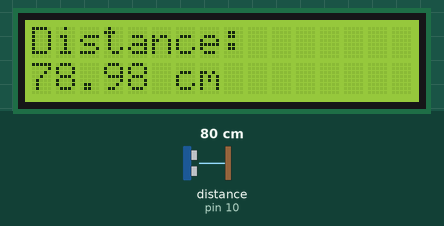
The sketch below on a simulated Arduino Uno, built with avr-gcc and run on an emulated ATmega328P. Parts: 16×2 character LCD. Wiring (inferred from the names in the program): ultrasonic range finder: trigger pin 9; echo pin 10. The test bench sets the inputs (shaded band); at power-on: distance to the obstacle (sensor on pin 10) 80 cm. The echo pulse lasts 58.3 µs per cm; what the sketch prints to the serial monitor is not drawn.

Above: at 1.2 s.
1.3 s: distance to the obstacle (sensor on pin 10) set to 2 cm
At 2.8 s:
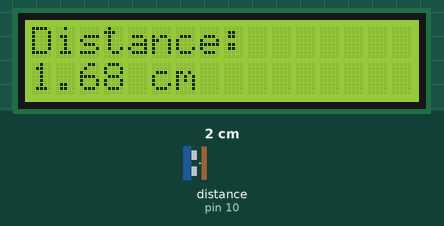
3.1 s: distance to the obstacle (sensor on pin 10) set to 4 cm
At 3.9 s:
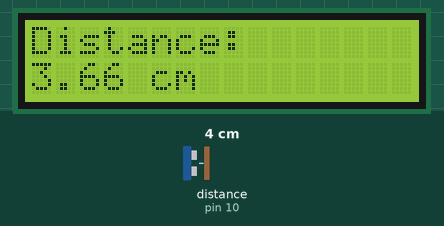
4.7 s: distance to the obstacle (sensor on pin 10) set to 9 cm
At 6.2 s:
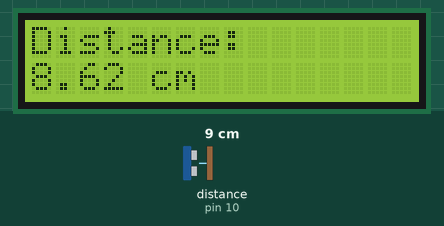
Timing chart, 0 to 7.7 s (numbered marks = the images above; inputs shaded):
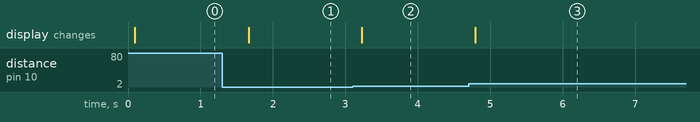

Measured:
- after the input at 1.3 s, the display: changes after 0.36 s (image 1)
- after the input at 3.1 s, the display: changes after 0.13 s (image 2)
- after the input at 4.7 s, the display: changes after 0.09 s (image 3)

The sketch:

ULT_SON_Distance.ino
```cpp
#include <Wire.h>
#include <LiquidCrystal_I2C.h>

// Create LCD object with I2C address 0x27 and 16 columns x 2 rows
LiquidCrystal_I2C lcd(0x27, 16, 2);

const int trigPin = 9;
const int echoPin = 10;

long duration;
float distance;

void setup() {
  // Start serial and LCD
  Serial.begin(9600);
  lcd.init();
  lcd.backlight();

  pinMode(trigPin, OUTPUT);
  pinMode(echoPin, INPUT);
}

void loop() {
  // Send ultrasonic pulse
  digitalWrite(trigPin, LOW);
  delayMicroseconds(2);
  digitalWrite(trigPin, HIGH);
  delayMicroseconds(10);
  digitalWrite(trigPin, LOW);

  // Read echo
  duration = pulseIn(echoPin, HIGH);
  distance = duration * 0.034 / 2;  // Convert to cm

  // Print on Serial Monitor
  Serial.print("Distance: ");
  Serial.print(distance);
  Serial.println(" cm");

  // Print on LCD
  lcd.clear();
  lcd.setCursor(0, 0);
  lcd.print("Distance:");
  lcd.setCursor(0, 1);
  lcd.print(distance);
  lcd.print(" cm");

  delay(500);
}
```
